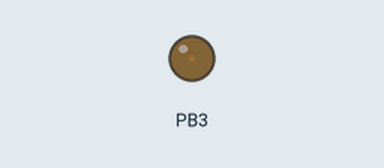
Simulated run of this program. Board: ATmega16, built with avr-gcc and emulated at 16 MHz. On the bench: output pins drawn as LEDs (lit = HIGH).

Above: at 0.05 s.
At 1.3 s:
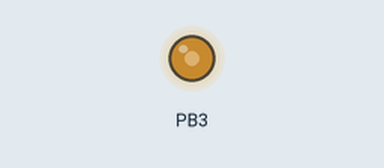
At 1.9 s:
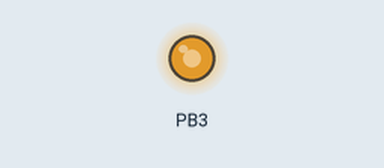
At 2.55 s:
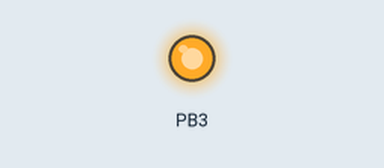
Timing chart, 0 to 5.9 s (numbered marks = the images above):
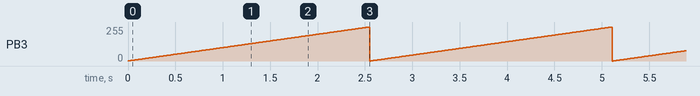

The program:

cw_3.c
```c
/*
 * cw_3.c
 * Created: 2013-11-13 16:18:39
 *  Author: Nicole G³uszak, Adrian Motyka
 */


#include <avr/io.h>
#include <avr/interrupt.h>
#include <util/delay.h>
#define F_CPU 16000000UL

/*void SETUP_TIMEOUT(int us){
	TCCR0 &= ~(1 << WGM00); // zmiana trybu pracy na CTC
	TCCR0 |= (1 << WGM01);

	TCCR0 |= (1 << COM00); // ustawienie zachowania pinu OC
	TCCR0 &= ~(1 << COM01);

	TCCR0 &= ~(1 << CS00); // ustawienie zegara
	TCCR0 |= (1 << CS01);
	TCCR0 &= ~(1 << CS02);

	OCR0 = us*0x10;

	TIMSK |= (1 << OCIE0);

	sei();	// w³¹cznie przerwañ
}*/

void SETUP_PWM(){
	TCCR0 |= (1 << WGM00); // zmiana trybu pracy na FastPWM
	TCCR0 |= (1 << WGM01);

	TCCR0 |= (1 << COM01); // ustawienie zachowania pinu OC
	TCCR0 &= ~(1 << COM00);

	TCCR0 |= (1 << CS00); // ustawienie zegara
	TCCR0 &= ~(1 << CS01);
	TCCR0 &= ~(1 << CS02);

	OCR0 = 0x10;
}

void SET_PWM(int x){
	OCR0 = x % 256;
}

/*ISR(TIMER0_OVF_vect){

}*/

int main(void)
{
	int i = 0;
	SETUP_PWM();
	//SETUP_TIMEOUT(10);
    while(1)
    {
		DDRB |= (1 << PB3);
		i++;
		i = i % 256;
		SET_PWM(i);
        _delay_ms(10);
    }
}
```

Measured:
- by itself, PB3: ramps from 0/255 to 255/255 and jumps back, once every 2.6 s
